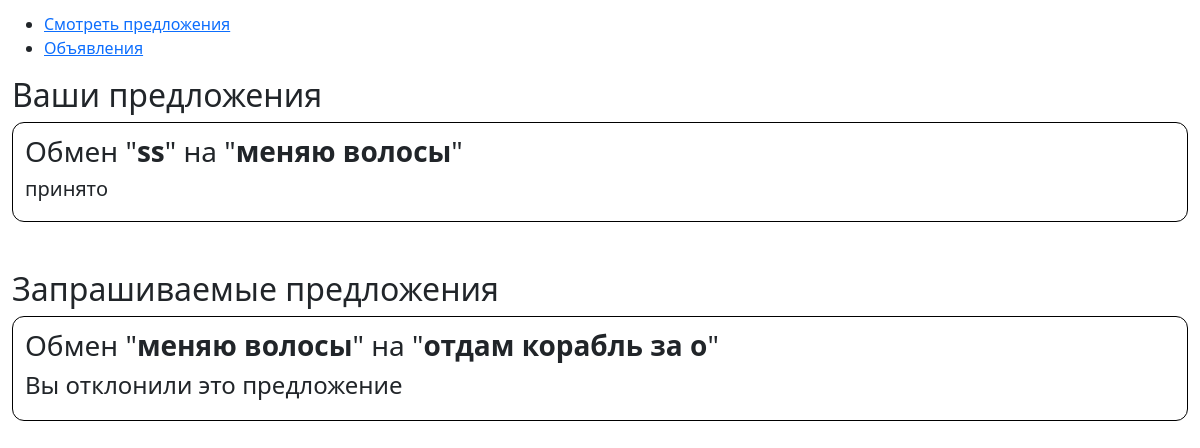
Before: /ads/get_props/ (signed in) with the older database file.
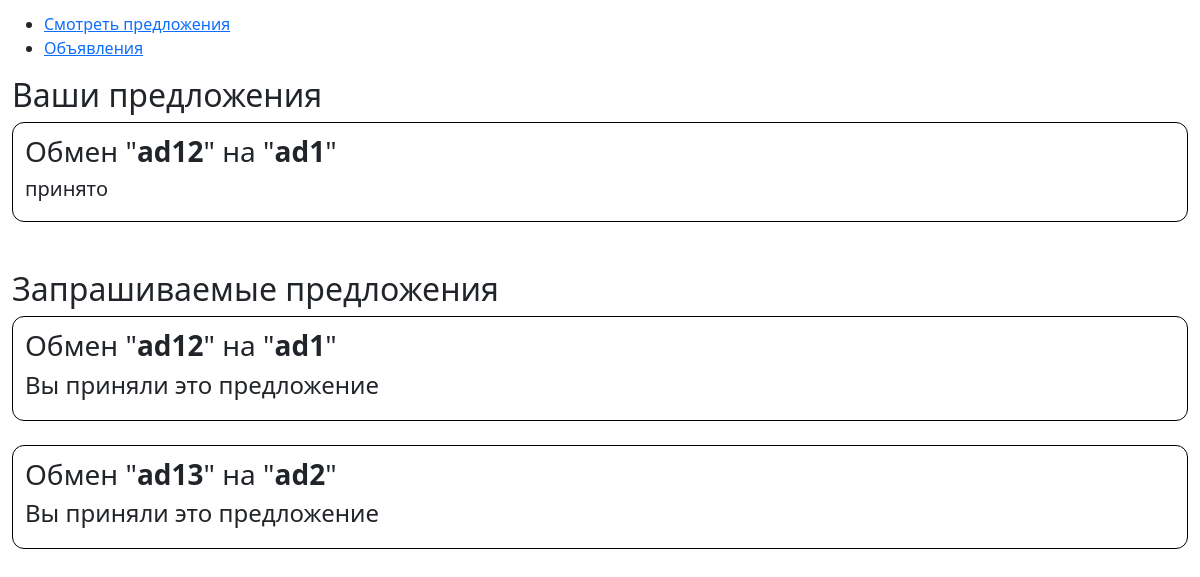
After: the same page with the newer database file.
### ads/models.py (models this page shows)
class Proposal(models.Model):
    class StatusChoices(models.TextChoices):
        awaiting = 'ожидает'
        accepted = 'принято'
        rejected = 'отклонено'
    ad_sender = models.ForeignKey(Ad, on_delete=models.CASCADE, related_name='ad_sender')
    ad_receiver = models.ForeignKey(Ad, on_delete=models.CASCADE, related_name='ad_receiver')
    comment = models.CharField(max_length=300)
    status = models.CharField(choices=StatusChoices, default=StatusChoices.awaiting)

class Ad(models.Model):
    category_choices = {
        'вещи для дома': 'вещи для дома',
        'одежда': 'одежда',
        'транспорт': 'транспорт',
    }
    condition_choices = {
        'новый': 'новый',
        'б/у': 'б/у',
    }
    user = models.ForeignKey(User, on_delete=models.CASCADE)
    title = models.CharField(max_length=200)
    description = models.CharField(max_length=500)
    category = models.CharField(choices=category_choices)
    condition = models.CharField(choices=condition_choices)
    created_at = models.DateTimeField(auto_now_add=True)

### ads/views.py (the view)
# urls.py: path('get_props/', views.get_proposals, name='get_all_props'),
@login_required
@require_http_methods(['GET'])
def get_proposals(request):
    sender = request.GET.get('sender')
    receiver = request.GET.get('receiver')
    status = request.GET.get('status')
    context = {}
    if not (sender or receiver or status):
        context['props_sended'] = filter_proposals(sender=request.user, status=status)
        context['props_received'] = filter_proposals(receiver=request.user, status=status)
    else:
        context['props'] = filter_proposals(sender, receiver, status)
    return render(request, 'ads/proposals.html', context)

### ads/views.py (called while the page is built)
def filter_proposals(sender: User = None, receiver: User = None, status: str = None):
    props: QuerySet = models.Proposal.objects.all()
    props_list = list(props)
    if sender:
        for prop in props:
            if prop.ad_sender.user != sender:
                props_list.remove(prop)
    props: list = props_list
    if receiver:
        for prop in props:
            if prop.ad_receiver.user != receiver:
                props_list.remove(prop)
    props: list = props_list
    if status in ['ожидает', 'принято', 'отклонено']:
        for prop in props:
            if prop.status != status:
                props_list.remove(prop)
    return props_list

### base/templates/ads/proposals.html (shortened to what this page needs)
{% extends 'ads/base.html' %}
{% block content %}
    {% if props_sended  %}
    <h2>Ваши предложения</h2>
        {% for prop in props_sended %}
            <div style="border: 1px solid black; padding: 1vw; border-radius: 1vw;">
                <h3>Обмен "<b>{{prop.ad_sender.title}}</b>" на "<b>{{prop.ad_receiver.title}}</b>"</h3>
                <h5>{{prop.status}}</h5>
            </div>
            <br>
        {% endfor %}
    <br>
    {% endif %}
    {% if props_received %}
    <h2>Запрашиваемые предложения</h2>
        {% for prop in props_received %}
            <div style="border: 1px solid black; padding: 1vw; border-radius: 1vw;">
                <h3>Обмен "<b>{{prop.ad_sender.title}}</b>" на "<b>{{prop.ad_receiver.title}}</b>"</h3>
                {% if prop.status == 'ожидает' %}
                    <button class="btn btn-success" id="accept{{prop.id}}">Принять</button> <button class="btn btn-danger" id="reject{{prop.id}}">Отклонить</button>
                {% elif prop.status == 'принято' %}
                    <h4>Вы приняли это предложение</h4>
                {% else %}
                    <h4>Вы отклонили это предложение</h4>
                {% endif %}
            </div>
            <br>
        {% endfor %}
    {% endif %}
{% endblock content %}

### base/templates/ads/base.html (shortened to what this page needs)
<!DOCTYPE html>
{% load static %}
<html lang="en">
<head>
    <link href="https://cdn.jsdelivr.net/npm/bootstrap@5.3.6/dist/css/bootstrap.min.css" rel="stylesheet">
</head>
<body style="margin: 1vw;">
    <header>
        <nav>
            <ul>
                <li>
                    {% if user.is_authenticated %}
                        <a href="/ads/get_props/">Смотреть предложения</a>
                    {% else %}
                        <a href="{% url 'login' %}">Войти</a>
                        <a href="{% url 'register' %}">Регистрация</a>
                    {% endif %}
                </li>
                <li>
                    <a href="{% url 'get_all_ads' page_n=1%}">Объявления</a>
                </li>
            </ul>
        </nav>
    </header>
    {% block content %}
    {% endblock content %}
</body>
</html>

Changed rows visible on the page:
removed Proposal: ad_sender "ss", ad_receiver "меняю волосы", status "принято", shown under "Ваши предложения"
removed Proposal: ad_sender "меняю волосы", ad_receiver "отдам корабль за о", status "Вы отклонили это предложение", shown under "Запрашиваемые предложения"
added Proposal: ad_sender "ad12", ad_receiver "ad1", status "принято", shows "Вы приняли это предложение"
added Proposal: ad_sender "ad13", ad_receiver "ad2", status "Вы приняли это предложение", shown under "Запрашиваемые предложения"
